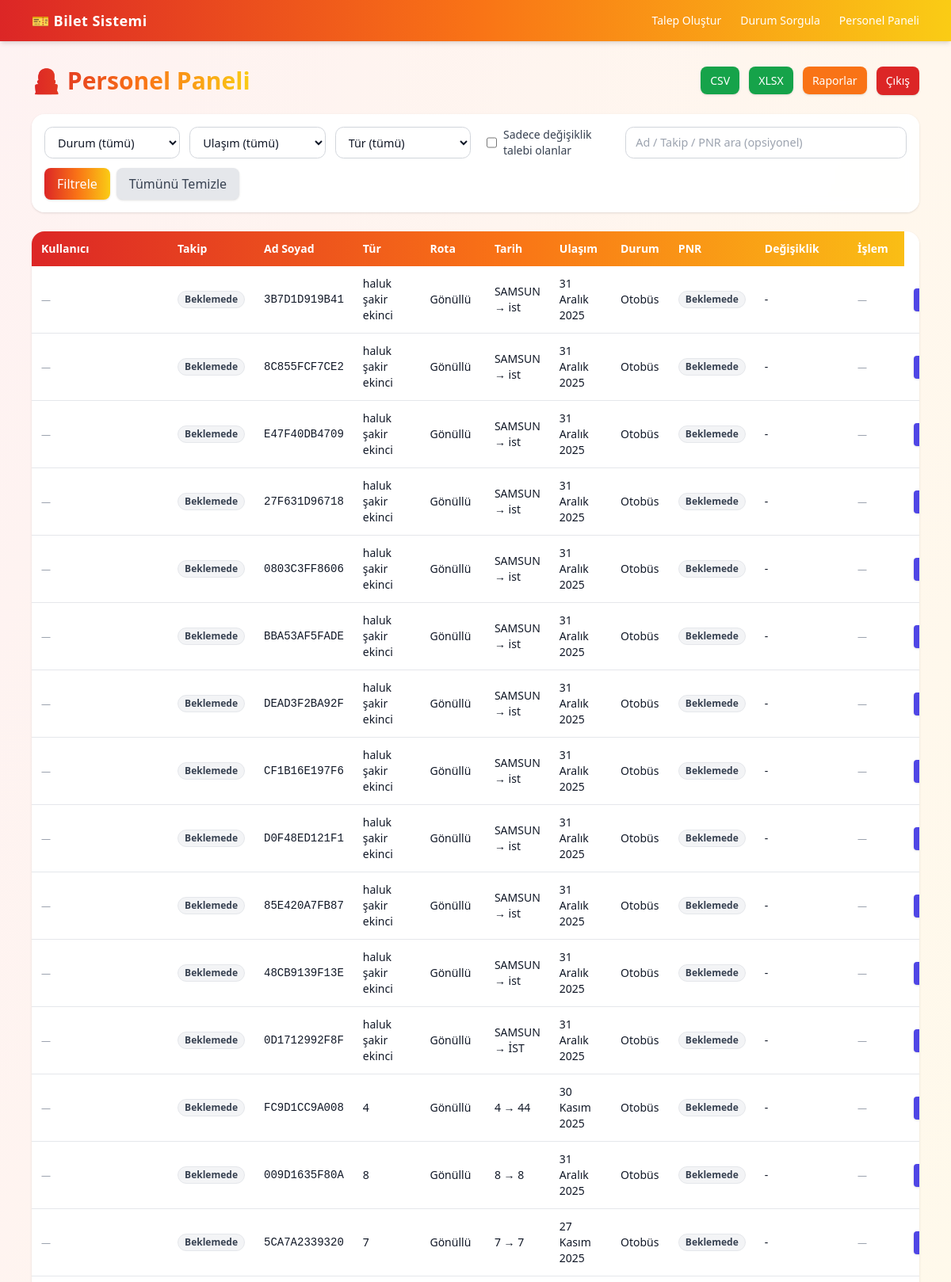
The page /panel/ (signed in, upper part) on the database its author committed.
### tickets/models.py (models this page shows, shortened)
class TicketRequest(models.Model):
    USER_TYPES = [
        ("volunteer", "Gönüllü"),
        ("scholar", "Bursiyer"),
        ("staff", "Personel"),
    ]
    TRANSPORT_TYPES = [
        ("bus", "Otobüs"),
        ("plane", "Uçak"),
    ]
    STATUS = [
        ("pending", "Beklemede"),
        ("ticketed", "Bilet Alındı"),
        ("rejected", "Bilet Reddedildi"),
    ]
    REASONS = [
        ("teknofest", "TEKNOFEST"),
        ("gorevlendirme", "Görevlendirme"),
        ("diger", "Diğer"),
    ]
    AIRLINES = [
        ("THY", "THY"),
        ("AJET", "AJet"),
        ("PEGASUS", "Pegasus"),
    ]
    tracking_code = models.CharField(
        max_length=12,
        unique=True,
        editable=False,
    )
    user_type = models.CharField(max_length=20, choices=USER_TYPES)
    full_name = models.CharField(max_length=120)
    tc_no = models.CharField(max_length=11)
    phone = models.CharField(max_length=20)
    origin = models.CharField(max_length=100)
    destination = models.CharField(max_length=100)
    travel_date = models.DateField()
    departure_time = models.TimeField(blank=True, null=True)  # opsiyonel
    return_destination = models.CharField(max_length=100, blank=True, null=True)
    return_date = models.DateField(blank=True, null=True)
    return_time = models.TimeField(blank=True, null=True)
    reason = models.CharField(max_length=20, choices=REASONS, default="teknofest")
    reason_other = models.CharField(max_length=200, blank=True, null=True)
    preferred_airline = models.CharField(
        max_length=20, choices=AIRLINES, blank=True, null=True
    )
    transport = models.CharField(max_length=10, choices=TRANSPORT_TYPES)
    status = models.CharField(max_length=20, choices=STATUS, default="pending")
    pnr_code = models.CharField(max_length=40, blank=True, null=True)
    notes = models.TextField(blank=True, null=True)
    created_by = models.ForeignKey(
        settings.AUTH_USER_MODEL,
        null=True, blank=True,
        on_delete=models.SET_NULL,
        related_name="created_tickets",
    )
    purchased_by = models.ForeignKey(
        settings.AUTH_USER_MODEL,
        null=True, blank=True,
        on_delete=models.SET_NULL,
        related_name="tickets_purchased",
        help_text="Bileti alan personel",
    )
    rejected_by = models.ForeignKey(
        settings.AUTH_USER_MODEL,
        null=True, blank=True,
        on_delete=models.SET_NULL,
        related_name="tickets_rejected",
        help_text="Kaydı reddeden personel",
    )
    rejected_by = models.ForeignKey(
        settings.AUTH_USER_MODEL,
        null=True, blank=True,
        on_delete=models.SET_NULL,
        related_name="tickets_rejected"
    )
    rejection_reason = models.TextField(blank=True, null=True)
    created_at = models.DateTimeField(auto_now_add=True)
    updated_at = models.DateTimeField(auto_now=True)
    class Meta:
        ordering = ["-updated_at", "-created_at"]
        indexes = [
            models.Index(fields=["tracking_code"]),
            models.Index(fields=["status"]),
            models.Index(fields=["transport"]),
            models.Index(fields=["user_type"]),
            models.Index(fields=["created_at"]),
            models.Index(fields=["reason"]),
        ]

### tickets/views.py (the view)
# urls.py: path("panel/", views.staff_dashboard, name="staff_dashboard"),
@login_required
@user_passes_test(staff_check)
def staff_dashboard(request):
    q = (
        TicketRequest.objects.annotate(change_count=Count("changes"))
        .select_related("purchased_by", "created_by", "rejected_by")
        .prefetch_related(
            Prefetch("changes", queryset=ChangeRequest.objects.order_by("-created_at"))
        )
        .order_by("-updated_at", "-created_at")
    )
    qtext = request.GET.get("q")
    if qtext:
        q = q.filter(
            Q(tracking_code__icontains=qtext)
            | Q(full_name__icontains=qtext)
            | Q(pnr_code__icontains=qtext)
        )
    f_status = request.GET.get("status")
    f_transport = request.GET.get("transport")
    f_type = request.GET.get("user_type")
    f_has_changes = request.GET.get("has_changes")
    if f_status:
        q = q.filter(status=f_status)
    if f_transport:
        q = q.filter(transport=f_transport)
    if f_type:
        q = q.filter(user_type=f_type)
    if f_has_changes == "1":
        q = q.filter(change_count__gt=0)
    return render(request, "staff_dashboard.html", {"tickets": q})

### tickets/views.py (called while the page is built)
def staff_check(user):
    return user.is_authenticated and user.is_staff

### templates/staff_dashboard.html (shortened to what this page needs)
{% extends "base.html" %}
{% block content %}
<div class="flex items-center justify-between mb-6">
  <h1 class="text-3xl font-extrabold bg-gradient-to-r from-red-600 via-orange-500 to-yellow-400 bg-clip-text text-transparent">
  </h1>
  <div class="space-x-2">
    <a class="px-3 py-2 rounded-lg bg-green-600 text-white text-sm shadow hover:scale-105 transition" href="{% url 'tickets:export_csv' %}">CSV</a>
    <a class="px-3 py-2 rounded-lg bg-green-600 text-white text-sm shadow hover:scale-105 transition" href="{% url 'tickets:export_xlsx' %}">XLSX</a>
    <a class="px-3 py-2 rounded-lg bg-orange-500 text-white text-sm shadow hover:scale-105 transition" href="{% url 'tickets:reports' %}">Raporlar</a>
    <form method="post" action="{% url 'logout' %}" class="inline">
      <button type="submit" class="px-3 py-2 rounded-lg bg-red-600 text-white text-sm shadow hover:scale-105 transition">
        Çıkış
      </button>
    </form>
  </div>
</div>
<form method="get" class="bg-white/95 backdrop-blur p-4 rounded-2xl shadow mb-6 grid md:grid-cols-6 gap-3">
  <select name="status" class="form-select">
    <option value="">Durum (tümü)</option>
  </select>
  <select name="transport" class="form-select">
    <option value="">Ulaşım (tümü)</option>
  </select>
  <select name="user_type" class="form-select">
    <option value="">Tür (tümü)</option>
  </select>
  <label class="inline-flex items-center gap-2 px-2">
    <input type="checkbox" name="has_changes" value="1"
           class="w-4 h-4 rounded border-gray-300">
    <span class="text-sm text-gray-700">Sadece değişiklik talebi olanlar</span>
  </label>
  <input type="text" name="q" value="{{ request.GET.q }}" placeholder="Ad / Takip / PNR ara (opsiyonel)" class="form-input md:col-span-2">
  <div class="flex items-center gap-2 md:col-span-6">
    <button class="px-4 py-2 rounded-lg bg-gradient-to-r from-red-600 via-orange-500 to-yellow-400 text-white font-medium shadow hover:scale-105 transition">
      Filtrele
    </button>
    <a href="{% url 'tickets:staff_dashboard' %}"
       class="px-4 py-2 rounded-lg bg-gray-200 text-gray-700 font-medium shadow hover:bg-gray-300 transition">
      Tümünü Temizle
    </a>
  </div>
</form>
<div class="bg-white rounded-2xl shadow overflow-x-auto">
  <table class="min-w-full text-sm">
    <thead class="bg-gradient-to-r from-red-600 via-orange-500 to-yellow-400 text-white">
      <tr>
        <th class="text-left p-3">Kullanıcı</th>
        <th class="text-left p-3">Takip</th>
        <th class="text-left p-3">Ad Soyad</th>
        <th class="text-left p-3">Tür</th>
        <th class="text-left p-3">Rota</th>
        <th class="text-left p-3">Tarih</th>
        <th class="text-left p-3">Ulaşım</th>
        <th class="text-left p-3">Durum</th>
        <th class="text-left p-3">PNR</th>
        <th class="text-left p-3">Değişiklik</th>
        <th class="text-left p-3">İşlem</th>
      </tr>
    </thead>
    <tbody>
      {% for t in tickets %}
      <tr class="border-b hover:bg-orange-50 transition">
        <td class="p-3">
          {% if t.purchased_by %}
            <div class="flex items-center gap-2">
              <div class="w-7 h-7 rounded-full bg-orange-100 text-orange-700 flex items-center justify-center text-xs font-semibold">
                {% firstof t.purchased_by.first_name|slice:":1" t.purchased_by.username|slice:":1" %}{% if t.purchased_by.last_name %}{{ t.purchased_by.last_name|slice:":1" }}{% endif %}
              </div>
              <div class="leading-tight">
                <div class="font-medium">
                  {% firstof t.purchased_by.get_full_name t.purchased_by.username %}
                </div>
                <div class="text-[11px] text-gray-500">
                  {% if t.purchased_by.email %}{{ t.purchased_by.email }}{% endif %}
                </div>
              </div>
            </div>
          {% else %}
            <span class="text-xs text-gray-400">—</span>
          {% endif %}
        </td>
        <td class="p-3">
          {% if t.status == "rejected" %}
            <span class="inline-flex items-center px-2 py-0.5 text-xs font-semibold rounded-full bg-red-100 text-red-700 border border-red-200">
              Reddedildi
            </span>
            {% if t.rejected_by %}
              <div class="text-[11px] text-gray-600 mt-1">
                {% firstof t.rejected_by.get_full_name t.rejected_by.username %}
              </div>
            {% endif %}
          {% elif t.status == "ticketed" %}
            <span class="inline-flex items-center px-2 py-0.5 text-xs font-semibold rounded-full bg-green-100 text-green-800 border border-green-200">
              Bilet Alındı
            </span>
          {% else %}
            <span class="inline-flex items-center px-2 py-0.5 text-xs font-semibold rounded-full bg-gray-100 text-gray-700 border border-gray-200">
              Beklemede
            </span>
          {% endif %}
        </td>
        <td class="p-3 font-mono">{{ t.tracking_code }}</td>
        <td class="p-3">{{ t.full_name }}</td>
        <td class="p-3">{{ t.get_user_type_display }}</td>
        <td class="p-3">{{ t.origin }} → {{ t.destination }}</td>
        <td class="p-3">{{ t.travel_date }}</td>
        <td class="p-3">{{ t.get_transport_display }}</td>
        <td class="p-3">
          {% if t.status == "pending" %}
            <span class="inline-flex items-center px-2 py-0.5 text-xs font-semibold rounded-full bg-gray-100 text-gray-700 border border-gray-200">Beklemede</span>
          {% elif t.status == "ticketed" %}
            <span class="inline-flex items-center px-2 py-0.5 text-xs font-semibold rounded-full bg-green-100 text-green-800 border border-green-200">Bilet Alındı</span>
          {% elif t.status == "rejected" %}
            <span class="inline-flex items-center px-2 py-0.5 text-xs font-semibold rounded-full bg-red-100 text-red-700 border border-red-200">Bilet Reddedildi</span>
          {% endif %}
        </td>
        <td class="p-3">{{ t.pnr_code|default:"-" }}</td>
        <td class="p-3">
          {% with c=t.change_count|default:0 %}
            {% if c|add:0 > 0 %}
              <button type="button"
                      class="inline-flex items-center px-2 py-0.5 text-xs font-semibold rounded-full bg-amber-100 text-amber-800 hover:brightness-95 transition"
                      data-changes-target="changes-{{ t.id }}">
                {{ c }} talep • Gör
              </button>
            {% else %}
              <span class="text-xs text-gray-400">—</span>
            {% endif %}
          {% endwith %}
        </td>
        <td class="p-3">
          <a class="px-3 py-1.5 rounded bg-indigo-600 text-white text-xs shadow hover:bg-indigo-700 transition"
             href="{% url 'tickets:staff_ticket_edit' t.id %}">Düzenle</a>
        </td>
      </tr>
      {% empty %}
      <tr><td class="p-4 text-center text-gray-500" colspan="11">Kayıt yok</td></tr>
      {% endfor %}
    </tbody>
  </table>
</div>
{% endblock %}

### templates/staff_dashboard.html (style rules this page uses)
.form-select, .form-input { border: 1px solid #d1d5db; border-radius: 0.65rem; padding: 0.5rem 0.75rem; font-size: 0.9rem; transition: border-color 0.2s, box-shadow 0.2s; background: #fff; }

### rows shown on the page
TicketRequest: status "Beklemede", tracking_code "3B7D1D919B41", full_name "haluk şakir ekinci", user_type "Gönüllü", origin "SAMSUN", destination "ist", travel_date "31 Aralık 2025", transport "Otobüs", pnr_code "-"
TicketRequest: status "Beklemede", tracking_code "8C855FCF7CE2", full_name "haluk şakir ekinci", user_type "Gönüllü", origin "SAMSUN", destination "ist", travel_date "31 Aralık 2025", transport "Otobüs", pnr_code "-"
TicketRequest: status "Beklemede", tracking_code "E47F40DB4709", full_name "haluk şakir ekinci", user_type "Gönüllü", origin "SAMSUN", destination "ist", travel_date "31 Aralık 2025", transport "Otobüs", pnr_code "-"
TicketRequest: status "Beklemede", tracking_code "27F631D96718", full_name "haluk şakir ekinci", user_type "Gönüllü", origin "SAMSUN", destination "ist", travel_date "31 Aralık 2025", transport "Otobüs", pnr_code "-"
TicketRequest: status "Beklemede", tracking_code "0803C3FF8606", full_name "haluk şakir ekinci", user_type "Gönüllü", origin "SAMSUN", destination "ist", travel_date "31 Aralık 2025", transport "Otobüs", pnr_code "-"
TicketRequest: status "Beklemede", tracking_code "BBA53AF5FADE", full_name "haluk şakir ekinci", user_type "Gönüllü", origin "SAMSUN", destination "ist", travel_date "31 Aralık 2025", transport "Otobüs", pnr_code "-"
TicketRequest: status "Beklemede", tracking_code "DEAD3F2BA92F", full_name "haluk şakir ekinci", user_type "Gönüllü", origin "SAMSUN", destination "ist", travel_date "31 Aralık 2025", transport "Otobüs", pnr_code "-"
TicketRequest: status "Beklemede", tracking_code "CF1B16E197F6", full_name "haluk şakir ekinci", user_type "Gönüllü", origin "SAMSUN", destination "ist", travel_date "31 Aralık 2025", transport "Otobüs", pnr_code "-"
TicketRequest: status "Beklemede", tracking_code "D0F48ED121F1", full_name "haluk şakir ekinci", user_type "Gönüllü", origin "SAMSUN", destination "ist", travel_date "31 Aralık 2025", transport "Otobüs", pnr_code "-"
TicketRequest: status "Beklemede", tracking_code "85E420A7FB87", full_name "haluk şakir ekinci", user_type "Gönüllü", origin "SAMSUN", destination "ist", travel_date "31 Aralık 2025", transport "Otobüs", pnr_code "-"
TicketRequest: status "Beklemede", tracking_code "48CB9139F13E", full_name "haluk şakir ekinci", user_type "Gönüllü", origin "SAMSUN", destination "ist", travel_date "31 Aralık 2025", transport "Otobüs", pnr_code "-"
TicketRequest: status "Beklemede", tracking_code "0D1712992F8F", full_name "haluk şakir ekinci", user_type "Gönüllü", origin "SAMSUN", destination "İST", travel_date "31 Aralık 2025", transport "Otobüs", pnr_code "-"
TicketRequest: status "Beklemede", tracking_code "FC9D1CC9A008", full_name "4", user_type "Gönüllü", origin "4", destination "44", travel_date "30 Kasım 2025", transport "Otobüs", pnr_code "-"
TicketRequest: status "Beklemede", tracking_code "009D1635F80A", full_name "8", user_type "Gönüllü", origin "8", destination "8", travel_date "31 Aralık 2025", transport "Otobüs", pnr_code "-"
TicketRequest: status "Beklemede", tracking_code "5CA7A2339320", full_name "7", user_type "Gönüllü", origin "7", destination "7", travel_date "27 Kasım 2025", transport "Otobüs", pnr_code "-"
